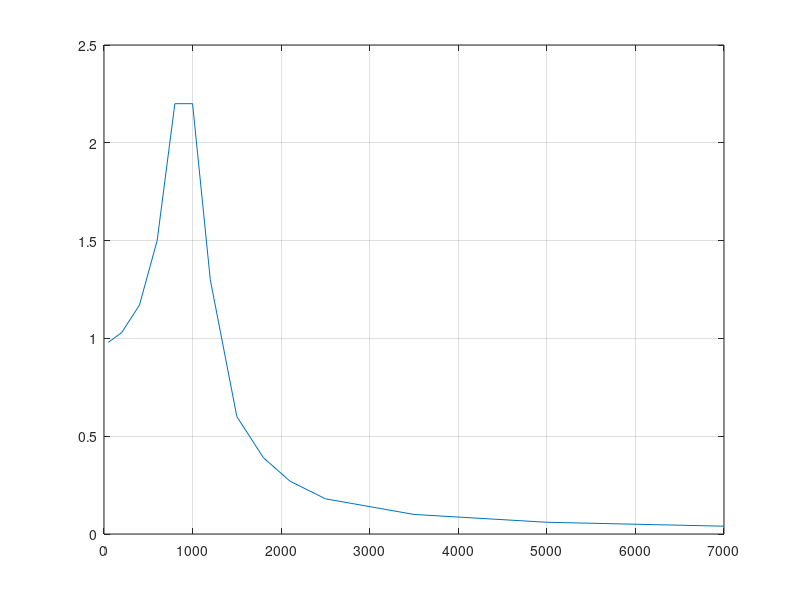

Recreate this plot in MATLAB.
f = [50 200 400 600 800 1000 1200 1500 1800 2100 2500 3500 5000 7000 ];
A = [0.98 1.03 1.17 1.5 2.2 2.2 1.3 0.6 0.39 0.27 0.18 0.1 0.06 0.04];
plot(f,A);
grid on;
